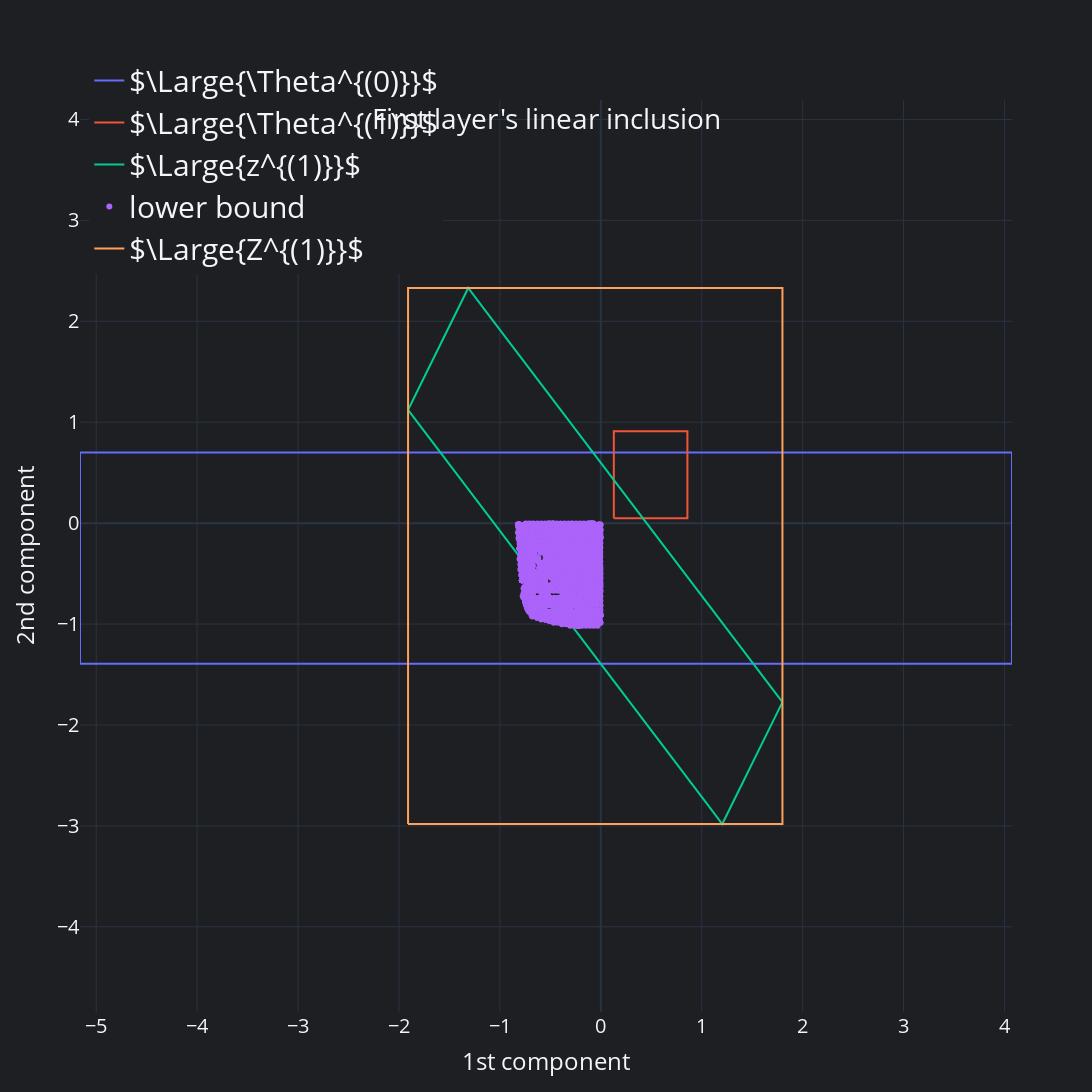

Source (notebook cell):
### Code cell
fig_linear_inclusion = go.Figure()
fig_linear_inclusion.add_trace(
    go.Scatter(
        x=theta_0[0],
        y=theta_0[1],
        mode="lines",
        name=r"$\Large{\Theta^{(0)}}$",
    )
)
fig_linear_inclusion.add_trace(
    go.Scatter(
        x=theta_1[0],
        y=theta_1[1],
        mode="lines",
        name=r"$\Large{\Theta^{(1)}}$",
    )
)
fig_linear_inclusion.add_trace(
    go.Scatter(x=z_1[0], y=z_1[1], mode="lines", name=r"$\Large{z^{(1)}}$")
)
fig_linear_inclusion.add_trace(
    go.Scatter(
        x=lower_linear_1[0][lower_linear_1[0] <= 0],
        y=lower_linear_1[1][lower_linear_1[1] <= 0],
        mode="markers",
        name="lower bound",
        fill="none",
    )
)
# fig_linear_inclusion.add_trace(
#     go.Scatter(
#         x=upper_linear_1[0],
#         y=upper_linear_1[1],
#         mode="markers",
#         name="upper bound",
#         fill="toself",
#     )
# )
fig_linear_inclusion.add_trace(
    go.Scatter(
        x=(z_0_1.inf, z_0_1.inf, z_0_1.sup, z_0_1.sup, z_0_1.inf),
        y=(z_1_1.inf, z_1_1.sup, z_1_1.sup, z_1_1.inf, z_1_1.inf),
        mode="lines",
        name=r"$\Large{Z^{(1)}}$",
    )
)
fig_linear_inclusion.update_layout(
    title=dict(text="First layer's linear inclusion", **shared_title_params),
    **shared_layout,
)
fig_linear_inclusion.update_yaxes(**shared_ratio)
fig_linear_inclusion.show()

### Figure 1 — Plotly figure (JSON) as saved in the notebook; plotly's stock layout.template omitted (floating-point values rounded to 4 significant figures; data arrays with more than 128 entries replaced by an {"elided": "..."} marker saying what was removed)
{"data": [{"mode": "lines", "name": "$\\Large{\\Theta^{(0)}}$", "x": [-5.161, -5.161, 4.075, 4.075, -5.161], "y": [-1.394, 0.6987, 0.6987, -1.394, -1.394], "type": "scatter"}, {"mode": "lines", "name": "$\\Large{\\Theta^{(1)}}$", "x": [0.129, 0.129, 0.8581, 0.8581, 0.129], "y": [0.04827, 0.9113, 0.9113, 0.04827, 0.04827], "type": "scatter"}, {"mode": "lines", "name": "$\\Large{z^{(1)}}$", "x": [1.8, 1.768, 1.737, 1.706, 1.674, 1.643, 1.612, 1.58, 1.549, 1.517, 1.486, 1.455, 1.423, 1.392, 1.36, 1.329, 1.298, 1.266, 1.235, 1.204, 1.04, 0.8758, 0.712, 0.5481, 0.3842, 0.2204, 0.0565, -0.1074, -0.2712, -0.4351, -0.599, -0.7628, -0.9267, -1.091, -1.254, -1.418, -1.582, -1.746, -1.91, -1.879, -1.847, -1.816, -1.784, -1.753, -1.722, -1.69, -1.659, -1.627, -1.596, -1.565, -1.533, -1.502, -1.471, -1.439, -1.408, -1.376, -1.345, -1.314, -1.15, -0.9859, -0.822, -0.6581, -0.4943, -0.3304, -0.1665, -0.002663, 0.1612, 0.3251, 0.4889, 0.6528, 0.8167, 0.9805, 1.144, 1.308, 1.472, 1.636, 1.8], "y": [-1.774, -1.837, -1.901, -1.965, -2.028, -2.092, -2.155, -2.219, -2.282, -2.346, -2.409, -2.473, -2.537, -2.6, -2.664, -2.727, -2.791, -2.854, -2.918, -2.981, -2.765, -2.549, -2.333, -2.117, -1.901, -1.685, -1.47, -1.254, -1.038, -0.8215, -0.6055, -0.3895, -0.1735, 0.04249, 0.2585, 0.4745, 0.6905, 0.9065, 1.122, 1.186, 1.25, 1.313, 1.377, 1.44, 1.504, 1.567, 1.631, 1.695, 1.758, 1.822, 1.885, 1.949, 2.012, 2.076, 2.139, 2.203, 2.267, 2.33, 2.114, 1.898, 1.682, 1.466, 1.25, 1.034, 0.8181, 0.6021, 0.3861, 0.1701, -0.0459, -0.2619, -0.4779, -0.6939, -0.9099, -1.126, -1.342, -1.558, -1.774], "type": "scatter"}, {"fill": "none", "mode": "markers", "name": "lower bound", "x": {"elided": "2969 float values"}, "y": {"elided": "2642 float values"}, "type": "scatter"}, {"mode": "lines", "name": "$\\Large{Z^{(1)}}$", "x": [-1.91, -1.91, 1.8, 1.8, -1.91], "y": [-2.981, 2.33, 2.33, -2.981, -2.981], "type": "scatter"}], "layout": {"title": {"text": "First layer's linear inclusion", "y": 0.9, "x": 0.5, "xanchor": "center", "yanchor": "top"}, "font": {"size": 20}, "legend": {"font": {"size": 30}, "yanchor": "top", "y": 1.05, "xanchor": "left", "x": 0.01}, "paper_bgcolor": "#1E1F22", "xaxis": {"title": {"text": "1st component"}}, "yaxis": {"title": {"text": "2nd component"}, "scaleanchor": "x", "scaleratio": 1}, "autosize": false, "width": 1300, "height": 1300, "showlegend": true, "plot_bgcolor": "#1E1F22"}}
